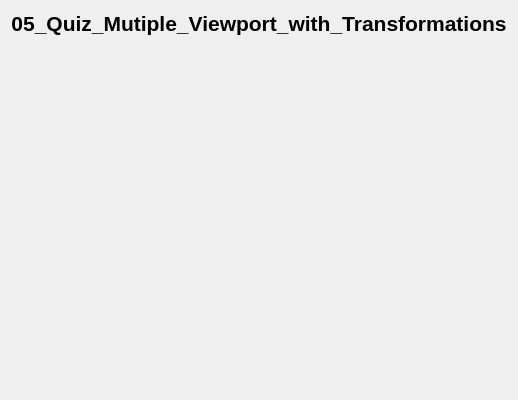
<?xml version="1.0" encoding="UTF-8"?>
<ui version="4.0">
 <class>window</class>
 <widget class="QWidget" name="window">
  <property name="geometry">
   <rect>
    <x>0</x>
    <y>0</y>
    <width>400</width>
    <height>400</height>
   </rect>
  </property>
  <property name="windowTitle">
   <string>window</string>
  </property>
  <layout class="QGridLayout" name="gridLayout">
   <item row="0" column="0">
    <widget class="QLabel" name="label">
     <property name="sizePolicy">
      <sizepolicy hsizetype="Preferred" vsizetype="Fixed">
       <horstretch>0</horstretch>
       <verstretch>0</verstretch>
      </sizepolicy>
     </property>
     <property name="font">
      <font>
       <pointsize>16</pointsize>
       <bold>true</bold>
      </font>
     </property>
     <property name="text">
      <string>05_Quiz_Mutiple_Viewport_with_Transformations</string>
     </property>
     <property name="alignment">
      <set>Qt::AlignCenter</set>
     </property>
    </widget>
   </item>
   <item row="1" column="0">
    <widget class="glWidget" name="widget" native="true"/>
   </item>
  </layout>
 </widget>
 <customwidgets>
  <customwidget>
   <class>glWidget</class>
   <extends>QWidget</extends>
   <header location="global">glwidget.h</header>
   <container>1</container>
  </customwidget>
 </customwidgets>
 <resources/>
 <connections/>
</ui>
